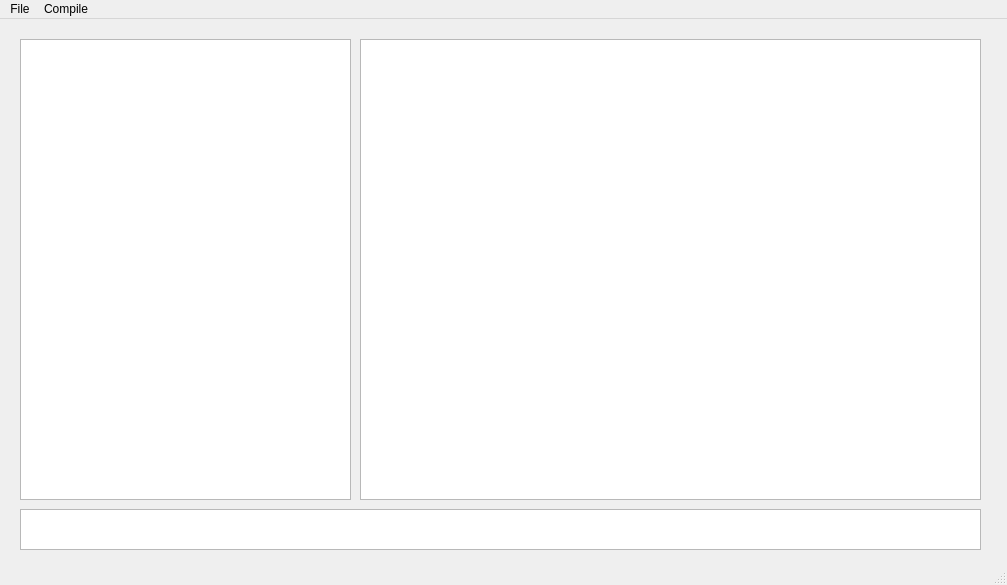
<?xml version="1.0" encoding="UTF-8"?>
<ui version="4.0">
 <class>MainWindow</class>
 <widget class="QMainWindow" name="MainWindow">
  <property name="geometry">
   <rect>
    <x>0</x>
    <y>0</y>
    <width>1007</width>
    <height>585</height>
   </rect>
  </property>
  <property name="windowTitle">
   <string>TCUIEdit v0.0.0rc</string>
  </property>
  <widget class="QWidget" name="centralWidget">
   <widget class="QTextBrowser" name="textBrowser">
    <property name="geometry">
     <rect>
      <x>20</x>
      <y>490</y>
      <width>961</width>
      <height>41</height>
     </rect>
    </property>
   </widget>
   <widget class="QTreeView" name="treeView">
    <property name="geometry">
     <rect>
      <x>20</x>
      <y>20</y>
      <width>331</width>
      <height>461</height>
     </rect>
    </property>
   </widget>
   <widget class="TCUIEdit::property_browser::Browser" name="mainView">
    <property name="geometry">
     <rect>
      <x>360</x>
      <y>20</y>
      <width>621</width>
      <height>461</height>
     </rect>
    </property>
   </widget>
  </widget>
  <widget class="QMenuBar" name="menuBar">
   <property name="geometry">
    <rect>
     <x>0</x>
     <y>0</y>
     <width>1007</width>
     <height>19</height>
    </rect>
   </property>
   <widget class="QMenu" name="menuTCUIEdit">
    <property name="title">
     <string>File</string>
    </property>
    <addaction name="separator"/>
    <addaction name="actionNew_Project"/>
    <addaction name="actionOpen_Project"/>
    <addaction name="actionClose_Project"/>
    <addaction name="separator"/>
    <addaction name="actionProject_Settings"/>
   </widget>
   <widget class="QMenu" name="menuCompile">
    <property name="title">
     <string>Compile</string>
    </property>
   </widget>
   <addaction name="menuTCUIEdit"/>
   <addaction name="menuCompile"/>
  </widget>
  <widget class="QStatusBar" name="statusBar"/>
  <action name="actionAaa">
   <property name="text">
    <string>aaa</string>
   </property>
  </action>
  <action name="actionNew_Project">
   <property name="text">
    <string>New Project</string>
   </property>
  </action>
  <action name="actionOpen_Project">
   <property name="text">
    <string>Open Project</string>
   </property>
  </action>
  <action name="actionClose_Project">
   <property name="text">
    <string>Close Project</string>
   </property>
  </action>
  <action name="actionProject_Settings">
   <property name="text">
    <string>Project Settings</string>
   </property>
  </action>
 </widget>
 <layoutdefault spacing="6" margin="11"/>
 <customwidgets>
  <customwidget>
   <class>TCUIEdit::property_browser::Browser</class>
   <extends>QTreeView</extends>
   <header>src/components/property_browser/Browser.h</header>
  </customwidget>
 </customwidgets>
 <resources/>
 <connections/>
</ui>
